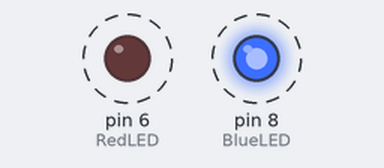
Bench run of a sketch on a simulated Arduino Uno, built with avr-gcc and run on an emulated ATmega328P. On the bench: output pins drawn as LEDs (lit = HIGH). Dashed ring = blinking.

Above: at 0.5 s.
Timing chart, 0 to 3.0 s (numbered marks = the images above):
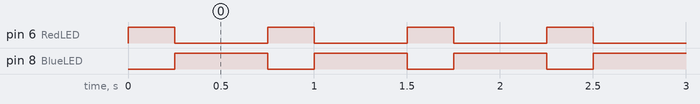

The sketch:

BlinksomeLEDs.ino
```cpp
// this code is an example to work with git hub abd git on the computer

#define RedLED 6
#define BlueLED 8

void setup() {

  pinMode(RedLED, OUTPUT);
  pinMode(8, OUTPUT);
}


void loop() {
  digitalWrite(RedLED, 1);
  digitalWrite(BlueLED, 0);
  delay(250);
  digitalWrite(RedLED, 0);
  digitalWrite(BlueLED, 1);
  delay(500);
}
```

Measured:
- by itself, pin 6 (RedLED): alternates HIGH for 0.25 s and LOW for 0.50 s
- by itself, pin 8 (BlueLED): alternates HIGH for 0.50 s and LOW for 0.25 s
